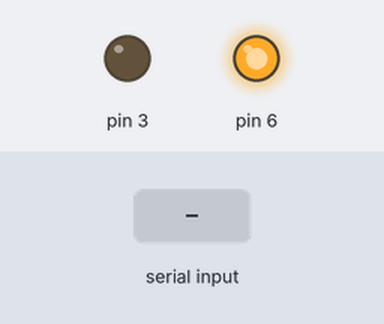
Simulated run of this sketch. Board: Arduino Uno, built with avr-gcc and run on an emulated ATmega328P. Parts: output pins drawn as LEDs (lit = HIGH). The inputs (shaded band) are chosen by the test bench.

Above: at 1.2 s.
1.3 s: "1" received over Serial
At 1.6 s:
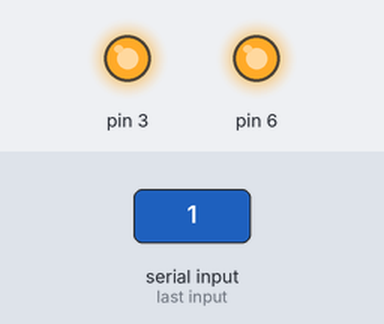
2.8 s: "0" received over Serial
At 4.0 s:
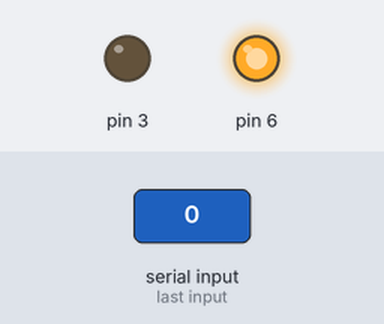
Timing chart, 0 to 5.8 s (numbered marks = the images above; inputs shaded):
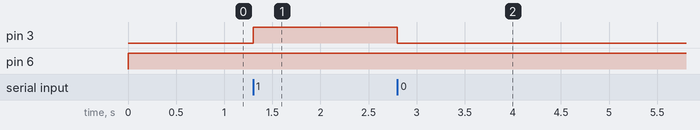

Measured:
- after the input at 1.3 s, pin 3: LOW → HIGH at once
- after the input at 2.8 s, pin 3: HIGH → LOW at once

The sketch:

Luz_Taxi_Cartel.ino
```cpp
char message;
void setup() {
  // put your setup code here, to run once:
  pinMode(6, OUTPUT);
  pinMode(3, OUTPUT);
  Serial.begin(9600);
}

void loop() {
  // Encendemos Luz Cartel
  digitalWrite(6, HIGH);
  if (Serial.available()){
    message = Serial.read();
    if (message == '1'){
      digitalWrite(3, HIGH);
    } else {
      digitalWrite(3, LOW);
    }
  }

}
```
